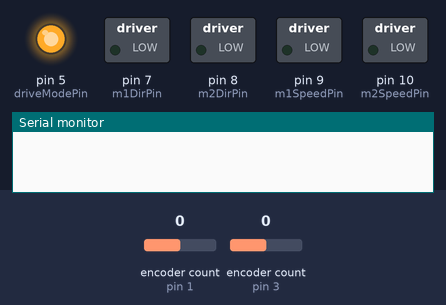
This sketch was run on a simulated Arduino Uno, built for the host (arithmetic inside an expression is 32-bit, double 64-bit). On the bench: switched loads named in the sketch (green lamp = pin HIGH), output pins drawn as LEDs (lit = HIGH), the last lines printed to the serial monitor. Inputs (shaded band) come from the test bench; at power-on: encoder count (sensors on pin 1, pin 3) 0.

Above: at 0.1 s.
At 1.2 s:
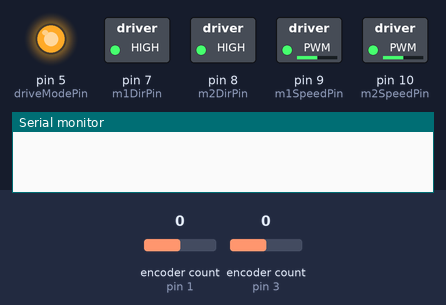
1.3 s: encoder count (sensor on pin 1) set to 1
At 2.5 s:
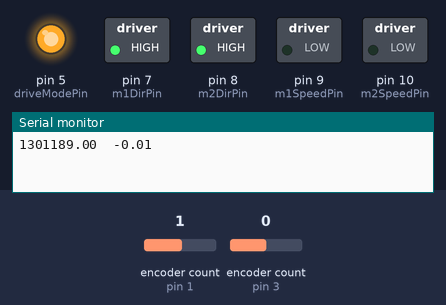
Timing chart, 0 to 4.3 s (numbered marks = the images above; inputs shaded):
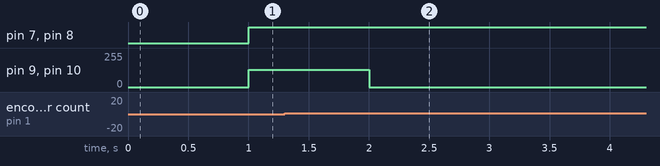

The sketch:

Demo1StepResponse.ino
```cpp
#define ENCODER_OPTIMIZE_INTERRUPTS
#include <Encoder.h>

/* Name: Group 6 | EENG350 | Demo 1 Step Response
   Purpose: Step response experiment
   Note: when viewed from the front, left wheel is 1, right wheel is 2. driveModePin is 4 on the motor shield, 5 on the Teensy
*/

double stepResponse[2][10000];
int sampleIndex = 0;

// Test Sampling Method --------------------------------------------
int nextSample = 0;
unsigned long lastChange1 = 0;
unsigned long lastChange2 = 0;
bool velocityChanged = false;

int sampleRate = 500;      // 0.5 milliseconds
int radius = 3;          // inches
int wheelbase = 11;      // inches between the center of the two wheels

// Motor Shield Pins -----------------------------------------------------
int driveModePin = 5;    // drive/break mode when HIGH, drive/coast mode when LOW

int m1DirPin = 7;        // sign of voltage
int m1SpeedPin = 9;      // voltage

int m2DirPin = 8;
int m2SpeedPin = 10;

// Motor Voltage Calcs-----------------------------------------------------
double v_bar = 1.0;
double delta_v = 0.0;
double v_a1 = (v_bar + delta_v) / 2;
double v_a2 = (v_bar - delta_v) / 2;

// Distance calculation variables -------------------------------------------------
int thetaCurrent1 = 0;
int lastThetaCurrent1 = 0;
double angularVelocity1 = 0.0;

int thetaCurrent2 = 0;
int lastThetaCurrent2 = 0;
double angularVelocity2 = 0.0;

double rotationalVelocity = 0.0;
double forwardVelocity = 0.0;

// Encoder setup ---------------------------------------------------------
Encoder myEnc1(1, 2); // wheel 1 (left)
Encoder myEnc2(3, 4); // wheel 2 (right)

void setup() {
  Serial.begin(115200);

  pinMode(driveModePin, OUTPUT);
  digitalWrite(driveModePin, HIGH);

  pinMode(m1DirPin, OUTPUT);
  pinMode(m1SpeedPin, OUTPUT);

  pinMode(m2DirPin, OUTPUT);
  pinMode(m2SpeedPin, OUTPUT);
}

void loop() {
  unsigned long timeBefore = micros();

  make_step(); // Step response function, change v_bar and delta_v as needed

  thetaCurrent1 = -1 * myEnc1.read(); //Switch polarity of counts.
  thetaCurrent2 = myEnc2.read();

  if (lastThetaCurrent1 != thetaCurrent1) {
    angularVelocity1 = ((double) (thetaCurrent1 - lastThetaCurrent1)) * 2.0 * 3.14159 / 3200.0 / (0.000001 * (micros() - lastChange1));
    lastChange1 = micros();
    lastThetaCurrent1 = thetaCurrent1;
    velocityChanged = true;
  }

  if (lastThetaCurrent2 != thetaCurrent2) {
    angularVelocity2 = ((double) (thetaCurrent2 - lastThetaCurrent2)) * 2.0 * 3.14159 / 3200.0 / (0.000001 * (micros() - lastChange2));
    lastChange2 = micros();
    lastThetaCurrent2 = thetaCurrent2;
    velocityChanged = true;
  }

  if (velocityChanged) {
    rotationalVelocity = ( (double) radius * (angularVelocity1 - angularVelocity2) / wheelbase );
    forwardVelocity = ( (double) radius * (angularVelocity1 + angularVelocity2) / 2 );
    velocityChanged = false;

    stepResponse[0][sampleIndex] = forwardVelocity;
    stepResponse[1][sampleIndex] = micros();
    sampleIndex++;
  }


  /*
  thetaCurrent1 = -1 * myEnc1.read(); //Switch polarity of counts.
  thetaCurrent2 = myEnc2.read();

  angularVelocity1 = ((double) (thetaCurrent1 - lastThetaCurrent1)) * 2.0 * 3.14159 / 3200.0 / (0.000001 * sampleRate);
  angularVelocity2 = ((double) (thetaCurrent2 - lastThetaCurrent2)) * 2.0 * 3.14159 / 3200.0 / (0.000001 * sampleRate);

  rotationalVelocity = ( (double) radius * (angularVelocity1 - angularVelocity2) / wheelbase );
  forwardVelocity = ( (double) radius * (angularVelocity1 + angularVelocity2) / 2 );

  lastThetaCurrent1 = thetaCurrent1;
  lastThetaCurrent2 = thetaCurrent2;

  unsigned long timeNow = micros();
  unsigned long timeMain = timeNow - timeBefore; // total time spent doing things in main

  if ( timeMain > sampleRate ) { // Error checking to make sure main doesn't take longer than the sampling rate
    //Serial.println("Main takes too long.");
  }
  else {
    while ( micros() < timeNow + (sampleRate - timeMain) ); // wait to take a sample exactly every 5ms = 5000us
    //Serial.print(timeNow); // current time in micros
    //Serial.print("\t");
    //Serial.print(forwardVelocity); // sub me with rotationalVelocity as needed
    //Serial.print("\t");
    //Serial.println(rotationalVelocity);
    stepResponse[0][sampleIndex] = rotationalVelocity;
    stepResponse[1][sampleIndex] = timeNow;
    sampleIndex++;
  }
  */
}


void make_step() { // Robot forward step response
  if (millis() < 1000) {
    analogWrite(m1SpeedPin, 0);
    analogWrite(m2SpeedPin, 0);
  } else if ( millis() >= 1000 && millis() < 2000) {
    analogWrite(m1SpeedPin, ( (int) (abs(v_a1) * 256) ) );
    analogWrite(m2SpeedPin, ( (int) (abs(v_a2) * 256) ) );
    if (v_a1 > 0) {
      digitalWrite(m1DirPin, HIGH);
    } else {
      digitalWrite(m1DirPin, LOW);
    }
    if (v_a2 > 0) {
      digitalWrite(m2DirPin, HIGH);
    } else {
      digitalWrite(m2DirPin, LOW);
    }
  } else {
    analogWrite(m1SpeedPin, 0);
    analogWrite(m2SpeedPin, 0);
    for (int i = 0; i < sampleIndex; i ++) {
      Serial.print(stepResponse[1][i]);
      Serial.print("\t");
      Serial.println(stepResponse[0][i]);
    }
    while (1){};
  }

}
```
